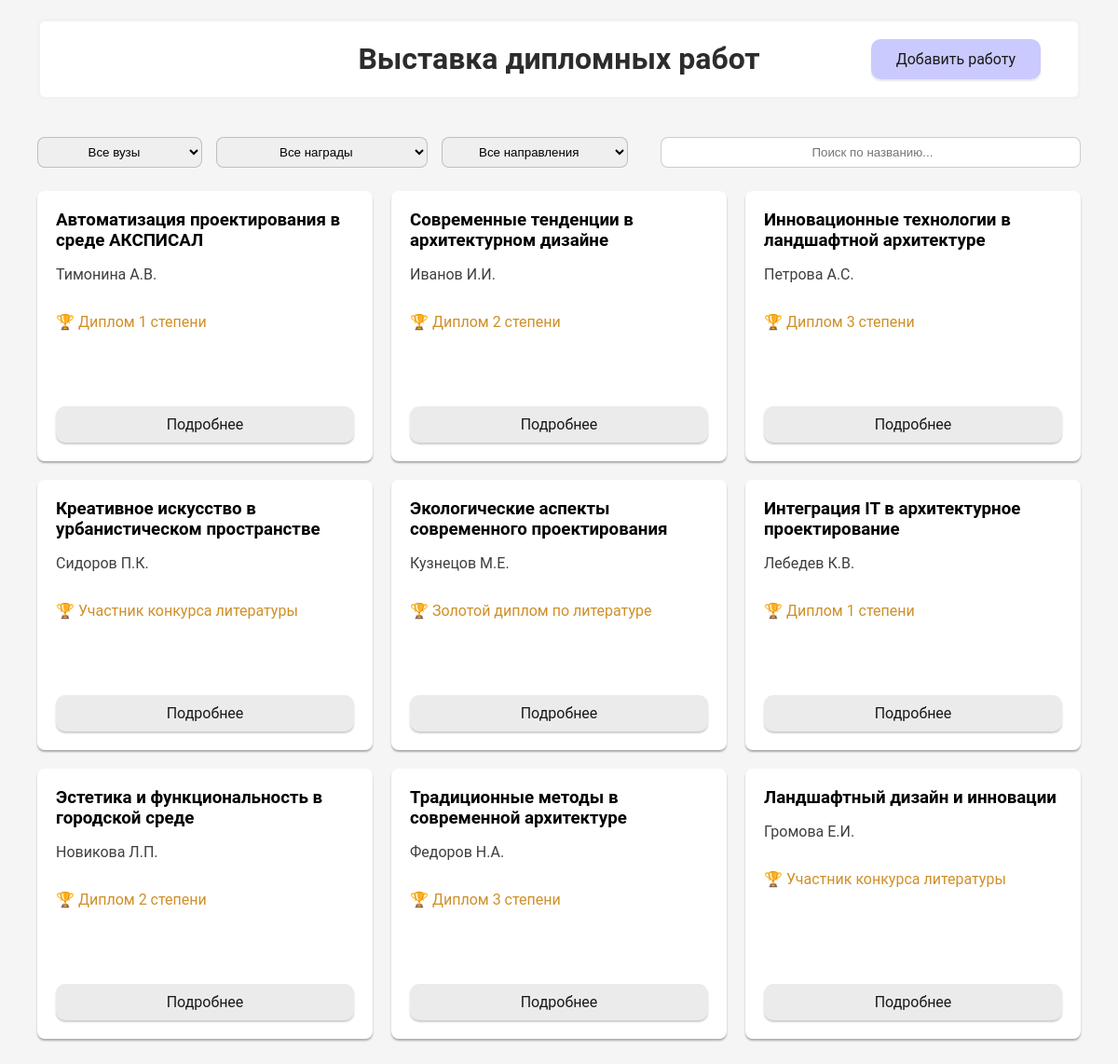
The page / on the database its author committed.
### app/models.py (models this page shows, shortened)
class Work(db.Model):
    __tablename__ = 'works'
    id = db.Column(db.Integer, primary_key=True)
    title = db.Column(db.String(200), nullable=False)
    authors = db.Column(db.String(200), nullable=False)
    description = db.Column(db.Text, nullable=False)
    award = db.Column(db.String(50))
    university = db.Column(db.String(100))
    direction = db.Column(db.String(100))
    file_path = db.Column(db.String(255))
    created_at = db.Column(db.DateTime, default=datetime.utcnow)
    is_published = db.Column(db.Boolean, default=True)

### app/routes.py (the view)
@main_bp.route('/')
def index():
    try:
        inspector = inspect(db.engine)
        if not inspector.has_table('works'):
            current_app.logger.info('Table "work" does not exist')
            return render_template('index.html',
                                    works=None)
        page = request.args.get('page', 1, type=int)
        search_query = request.args.get('search', '')
        award_filter = request.args.get('award', '')
        direction_filter = request.args.get('direction', '')
        university_filter = request.args.get('university', '')
        query = Work.query.filter_by(is_published=True)
        if search_query:
            query = query.filter(Work.title.ilike(f'%{search_query}%'))
        if award_filter:
            query = query.filter(Work.award == award_filter)
        if direction_filter:
            query = query.filter(Work.direction == direction_filter)
        if university_filter:
            query = query.filter(Work.university == university_filter)
        works = query.paginate(page=page, per_page=9)
        return render_template('index.html',
                            works=works,
                            search_query=search_query,
                            award_filter=award_filter,
                            direction_filter=direction_filter,
                            university_filter=university_filter)
    except OperationalError as e:
        current_app.logger.error(f'Database error: {str(e)}')
        return render_template('index.html', works=None)
    except Exception as e:
        current_app.logger.error(f'Unexpected error: {str(e)}')
        return render_template('index.html', works=None)

### app/templates/index.html (shortened to what this page needs)
{% extends "base.html" %}
{% block header %}
    <a href="{{ url_for('main.upload_work') }}" class="header-button">Добавить работу</a>
{% endblock %}
{% block content %}
    <div class="header-search-form">
        <form class="filter-form" action="{{ url_for('main.index') }}" method="GET">
            <select name="university" class="university-form" onchange="this.form.submit()">
                <option value="">Все вузы</option>
            </select>
            <select name="award" class="select-box" onchange="this.form.submit()">
                <option value="">Все награды</option>
            </select>
            <select name="direction" class="direction-form" onchange="this.form.submit()">
                <option value="">Все направления</option>
            </select>
        </form>
        <form class="search-form" action="{{ url_for('main.index') }}" method="GET">
            <input type="text"
                name="search"
                placeholder="Поиск по названию..."
                value="{{ request.args.get('search', '') }}"
                oninput="debounceSearch(this.form)">
        </form>
    </div>
    {% if works is none %}
        <div class="no-works">
            ⚠️ База данных не инициализирована. Пожалуйста, выполните настройку системы.
        </div>
    {% elif works.items|length == 0 %}
        <div class="no-works">
            🎉 Пока нет ни одной работы. Будьте первым!
        </div>
    {% else %}
        <div class="works-grid">
            {% for work in works.items %}
            <div class="work-card">
                <h3>{{ work.title }}</h3>
                <p class="authors">{{ work.authors }}</p>
                <p class="award">🏆 {{ work.award }}</p>
                <a href="{{ url_for('main.work_details', work_id=work.id) }}" class="about-button">Подробнее</a>
            </div>
            {% endfor %}
        </div>
    {% endif %}
{% endblock %}

### app/templates/base.html (shortened to what this page needs)
<!DOCTYPE html>
<html lang="ru">
<head>
    <link rel="stylesheet" href="{{ url_for('static', filename='css/style.css') }}">
</head>
<body>
    <header class="header">
        <div class="container-header">
            <h1 class="header__title">Выставка дипломных работ</h1>
            <div class="header-actions">
                {% block header %}{% endblock %}
            </div>
        </div>
    </header>
    <main class="main container">
        {% block content %}{% endblock %}
    </main>
</body>
</html>

### app/static/css/style.css (style rules this page uses)
body { font-family: 'Roboto', sans-serif; margin: 0; padding: 40px; padding-top: 20px; background-color: #f5f5f5; }
header { text-align: center; margin-bottom: 20px; }
a { text-decoration: none; }
.header-button { padding: 12px 27px; background: #cacaff; color: rgb(25, 25, 25); box-shadow: 0px 2px 2px rgba(0, 0, 0, 0.1); border-radius: 10px; cursor: pointer; margin-left: auto; }
.header-actions { position: absolute; right: 0; margin-right: 40px; }
.works-grid { display: grid; grid-template-columns: repeat(auto-fill, minmax(300px, 1fr)); gap: 20px; margin-top: 20px; }
.work-card { display: flex; flex-direction: column; min-height: 250px; background: rgb(255, 255, 255); padding: 20px; border-radius: 8px; box-shadow: 0px 2px 2px rgba(0, 0, 0, 0.3); transition: transform 0.2s; }
.work-card h3 { margin-top: 0; margin-bottom: 0px; }
.award { color: #cf8f28; }
.authors { color: #3f3f3f; }
.about-button { display: inline-block; padding: 10px 15px; background: #ebebeb; color: rgb(25, 25, 25); box-shadow: 0px 2px 2px rgba(0, 0, 0, 0.2); border-radius: 10px; cursor: pointer; margin-top: auto; text-align: center; }
.container-header { display: flex; justify-content: center; align-items: center; position: relative; background-color: white; border-radius: 8px; border: 3px solid rgba(0, 0, 0, 0.05); margin-bottom: 40px; }
.header__title { text-align: center; flex: 1; color: #2c2c2c; }
.search-form { width: 50%; text-align: center; background-color: white; border: 1px solid rgba(0, 0, 0, 0.20); border-radius: 8px; margin: 0 auto; box-sizing: border-box; }
.university-form { width: 100%; }
select { padding: 5px; margin-right: 15px; text-align: center; border: 1px solid rgba(0, 0, 0, 0.20); border-radius: 8px; }
.filter-form { display: flex; flex-direction: row; justify-content: center; }
.search-form input[type="text"] { text-align: center; border: none; outline: none; width: 100%; background: transparent; height: 20px; padding-top: 6px; padding-bottom: 5px; }
.header-search-form { display: flex; flex-direction: row; gap: 20px; margin-bottom: 25px; }

### rows shown on the page
Work: title "Автоматизация проектирования в среде АКСПИСАЛ", authors "Тимонина А.В.", award "Диплом 1 степени"
Work: title "Современные тенденции в архитектурном дизайне", authors "Иванов И.И.", award "Диплом 2 степени"
Work: title "Инновационные технологии в ландшафтной архитектуре", authors "Петрова А.С.", award "Диплом 3 степени"
Work: title "Креативное искусство в урбанистическом пространстве", authors "Сидоров П.К.", award "Участник конкурса литературы"
Work: title "Экологические аспекты современного проектирования", authors "Кузнецов М.Е.", award "Золотой диплом по литературе"
Work: title "Интеграция IT в архитектурное проектирование", authors "Лебедев К.В.", award "Диплом 1 степени"
Work: title "Эстетика и функциональность в городской среде", authors "Новикова Л.П.", award "Диплом 2 степени"
Work: title "Традиционные методы в современной архитектуре", authors "Федоров Н.А.", award "Диплом 3 степени"
Work: title "Ландшафтный дизайн и инновации", authors "Громова Е.И.", award "Участник конкурса литературы"
